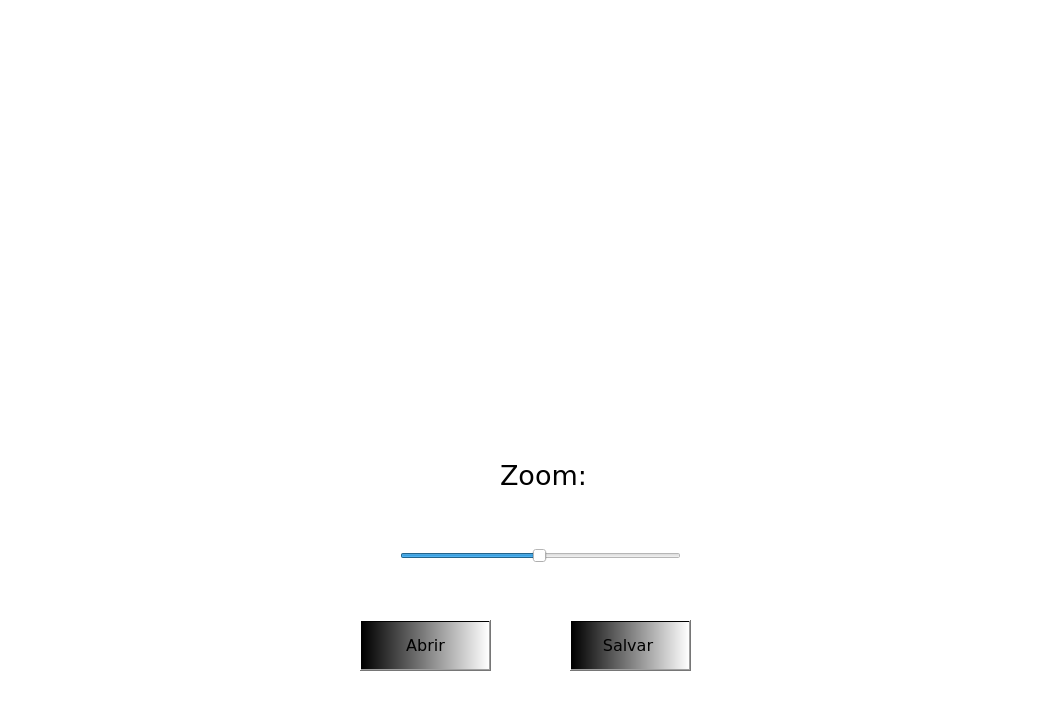
<?xml version="1.0" encoding="UTF-8"?>
<ui version="4.0">
 <class>MainWindow</class>
 <widget class="QMainWindow" name="MainWindow">
  <property name="geometry">
   <rect>
    <x>0</x>
    <y>0</y>
    <width>1047</width>
    <height>723</height>
   </rect>
  </property>
  <property name="windowTitle">
   <string>MainWindow</string>
  </property>
  <property name="styleSheet">
   <string notr="true">background-color:rgb(255, 255, 255)</string>
  </property>
  <widget class="QWidget" name="centralwidget">
   <widget class="QLabel" name="label">
    <property name="geometry">
     <rect>
      <x>220</x>
      <y>0</y>
      <width>681</width>
      <height>471</height>
     </rect>
    </property>
    <property name="text">
     <string/>
    </property>
    <property name="pixmap">
     <pixmap>../../Pictures/como_personalizar_icone_pastas_win.jpg</pixmap>
    </property>
   </widget>
   <widget class="QSlider" name="horizontalSlider">
    <property name="geometry">
     <rect>
      <x>400</x>
      <y>530</y>
      <width>281</width>
      <height>51</height>
     </rect>
    </property>
    <property name="minimum">
     <number>1</number>
    </property>
    <property name="maximum">
     <number>200</number>
    </property>
    <property name="value">
     <number>100</number>
    </property>
    <property name="orientation">
     <enum>Qt::Horizontal</enum>
    </property>
   </widget>
   <widget class="QLabel" name="label_2">
    <property name="geometry">
     <rect>
      <x>500</x>
      <y>460</y>
      <width>91</width>
      <height>31</height>
     </rect>
    </property>
    <property name="font">
     <font>
      <family>Verdana</family>
      <pointsize>20</pointsize>
      <weight>50</weight>
      <bold>false</bold>
     </font>
    </property>
    <property name="text">
     <string>Zoom:</string>
    </property>
    <property name="scaledContents">
     <bool>false</bool>
    </property>
   </widget>
   <widget class="QPushButton" name="botaoAbrir">
    <property name="geometry">
     <rect>
      <x>360</x>
      <y>620</y>
      <width>131</width>
      <height>51</height>
     </rect>
    </property>
    <property name="font">
     <font>
      <family>Verdana</family>
      <pointsize>12</pointsize>
     </font>
    </property>
    <property name="autoFillBackground">
     <bool>false</bool>
    </property>
    <property name="styleSheet">
     <string notr="true">
background-color: qlineargradient(spread:pad, x1:0, y1:0, x2:1, y2:0, stop:0 rgba(0, 0, 0, 255), stop:1 rgba(255, 255, 255, 255));
</string>
    </property>
    <property name="text">
     <string>Abrir</string>
    </property>
   </widget>
   <widget class="QPushButton" name="botaoSalvar">
    <property name="geometry">
     <rect>
      <x>570</x>
      <y>620</y>
      <width>121</width>
      <height>51</height>
     </rect>
    </property>
    <property name="font">
     <font>
      <family>Verdana</family>
      <pointsize>12</pointsize>
     </font>
    </property>
    <property name="styleSheet">
     <string notr="true">
background-color: qlineargradient(spread:pad, x1:0, y1:0, x2:1, y2:0, stop:0 rgba(0, 0, 0, 255), stop:1 rgba(255, 255, 255, 255));
</string>
    </property>
    <property name="text">
     <string>Salvar </string>
    </property>
   </widget>
  </widget>
  <widget class="QStatusBar" name="statusbar"/>
  <action name="actionAbrir">
   <property name="text">
    <string>Abrir</string>
   </property>
  </action>
  <action name="actionSalvar">
   <property name="text">
    <string>Salvar</string>
   </property>
  </action>
  <action name="actionSair">
   <property name="text">
    <string>Sair</string>
   </property>
  </action>
  <action name="actionSobre">
   <property name="text">
    <string>Sobre</string>
   </property>
  </action>
 </widget>
 <resources/>
 <connections/>
</ui>
